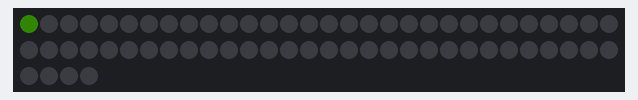
This sketch was run on a simulated ATtiny85, built with avr-gcc and run on an emulated ATtiny85. On the bench: 64 RGB LEDs in strip order, left to right, continuing on the next row. Dim RGB values are drawn brighter than linear; random numbers use the default seed unless the sketch sets one.

Above: at 0.1 s.
At 9.86 s:
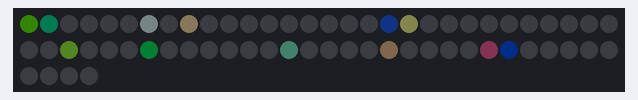
At 19.4 s:
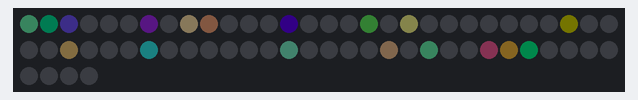
At 30.5 s:
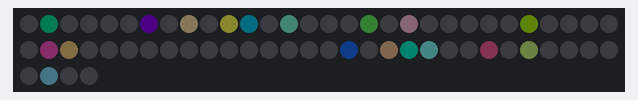
At 38.8 s:
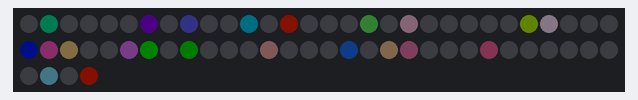

The sketch:

randome-nog.ino
```cpp
#include <Adafruit_NeoPixel.h>

#define PIN       0
#define NUMPIXELS 64
#define BRIGHTNESS 10
int offtime;
int offs = 10;
int s;
int i;
int r, g, b;
Adafruit_NeoPixel strip = Adafruit_NeoPixel(NUMPIXELS, PIN, NEO_GRB + NEO_KHZ800);
void setup() {
  // put your setup code here, to run once:
  strip.begin();
  strip.show();
}

void loop() {
    if (s <= 0){
      offtime = random(1, 500);
      s = offs;
    }
    pinkPin();
    strip.setPixelColor(i,r,g,b);
    strip.show();
    delay(offtime);
    pinkPin();
    strip.setPixelColor(i,0,0,0);
    strip.show();
    delay(offtime);
}

void pinkPin(){
  i = int(random(-1, 65));
  r = int(random(0, BRIGHTNESS));
  g = int(random(0, BRIGHTNESS));
  b = int(random(0, BRIGHTNESS));
  }
```
